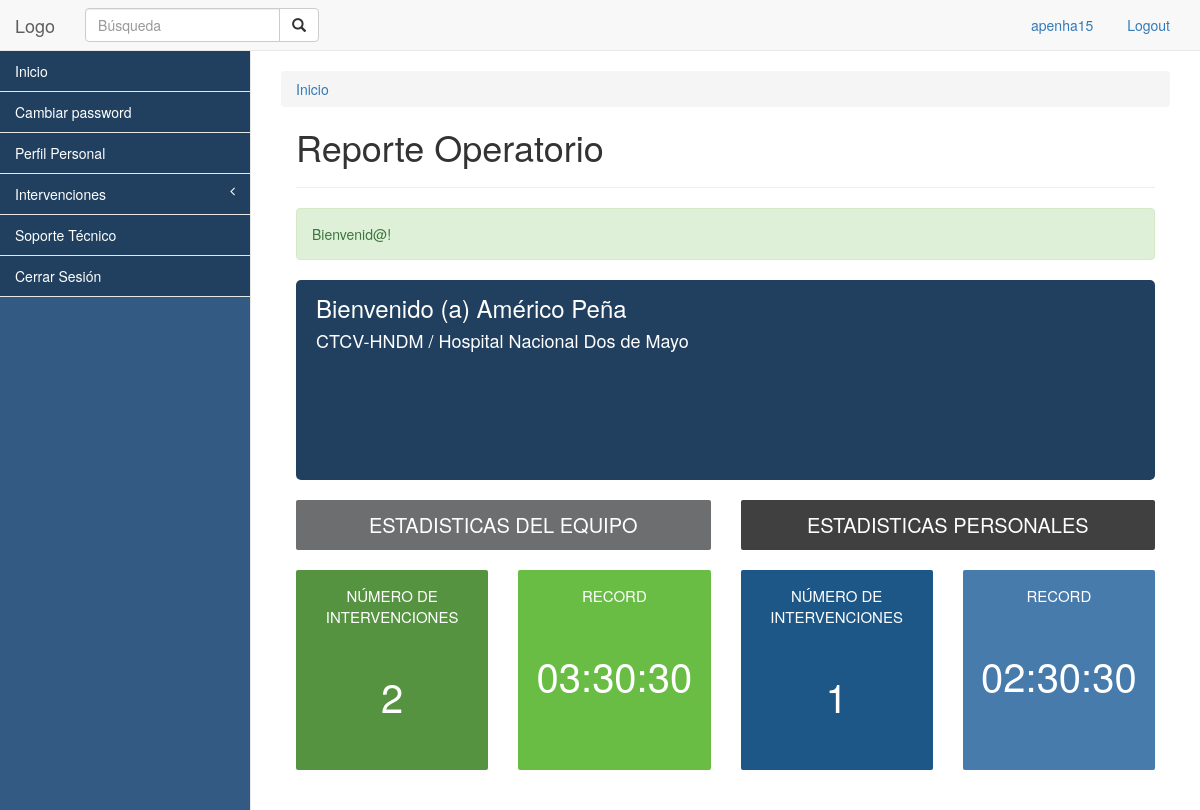
Page / (signed in) on the committed database.
### tables this page shows
CREATE TABLE IF NOT EXISTS `equipo` (
  `id` int(11) NOT NULL AUTO_INCREMENT,
  `institucion` varchar(200) NOT NULL,
  `departamento` varchar(200) NOT NULL,
  `especialidades` text NOT NULL,
  `nombres_abreviado` varchar(20) NOT NULL,
  `pais` varchar(200) NOT NULL,
  `ciudad` varchar(200) NOT NULL,
  `plan_id` int(11) NOT NULL,
  `usuario_id` int(11) NOT NULL,
  `creado` timestamp NOT NULL DEFAULT CURRENT_TIMESTAMP,
  `pausa` tinyint(1) DEFAULT NULL,
  PRIMARY KEY (`id`)
);

### core/kumbia/bootstrap.php (called while the page is built, shortened)
<?php
require CORE_PATH . 'kumbia/util.php';
require CORE_PATH . 'kumbia/config.php';
function auto($class)
{
    if ($class == 'ActiveRecord') {
        return include APP_PATH . 'libs/active_record.php';
    }
    if ($class == 'Load') {
        return include CORE_PATH . 'kumbia/load.php';
    }
}
require APP_PATH . 'libs/app_controller.php';
try {
    View::render(Router::execute($url), $url);
} catch (KumbiaException $e) {
    KumbiaException::handle_exception($e);
}
exit();

### public_html/index.php (called while the page is built, shortened)
<?php
$url = isset($_GET['_url']) ? $_GET['_url'] : '/';
require CORE_PATH . 'kumbia/bootstrap.php';

### core/kumbia/config.php (called while the page is built, shortened)
<?php
final class Config
{
    protected static $_vars = array();
    public static function get($var)
    {
        $namespaces = explode('.', $var);
        switch (count($namespaces)) {
            case 3:
                if (isset(self::$_vars[$namespaces[0]][$namespaces[1]][$namespaces[2]])) {
                    return self::$_vars[$namespaces[0]][$namespaces[1]][$namespaces[2]];
                }
                break;
        }
        return NULL;
    }
    public static function & read($file, $force = FALSE)
    {
        self::$_vars[$file] = parse_ini_file(APP_PATH . "config/$file.ini", TRUE);
        return self::$_vars[$file];
    }
}

### core/libs/auth/auth.php (called while the page is built, shortened)
<?php
class Auth
{
    public static function get($var = null)
    {
        if ($var) {
            return $_SESSION['KUMBIA_AUTH_IDENTITY'][Config::get('config.application.namespace_auth')][$var];
        }
    }
}

### core/libs/db/adapters/mysqli.php (called while the page is built, shortened)
<?php
class DbMySQLi extends DbBase implements DbBaseInterface
{
    public $id_connection;
    public function connect($config)
    {
        $this->id_connection = new mysqli($config['host'], $config['username'], $config['password'], $config['name'], $config['port']);
        if (isset($config['charset'])) $this->id_connection->set_charset($config['charset']);
        return TRUE;
    }
    public function query($sql_query)
    {
        if ($result_query = mysqli_query($this->id_connection, $sql_query)) {
            return $result_query;
        } else {
            $this->last_result_query = false;
            throw new KumbiaException($this->error(" al ejecutar <em>\"$sql_query\"</em>"));
        }
    }
    public function fetch_array($result_query='', $opt=MYSQLI_BOTH)
    {
        return mysqli_fetch_array($result_query, $opt);
    }
    public function describe_table($table, $schema='')
    {
        if ($schema == '') {
            return $this->fetch_all("DESCRIBE `$table`");
        } else {
            return $this->fetch_all("DESCRIBE `$schema`.`$table`");
        }
    }
}

### core/libs/db/db_base.php (called while the page is built, shortened)
<?php
class DbBase
{
    public function in_query($sql)
    {
        $q = $this->query($sql);
        $results = array();
        if ($q) {
            while ($row = $this->fetch_array($q)) {
                $results[] = $row;
            }
        }
        return $results;
    }
    public function fetch_all($sql)
    {
        return $this->in_query($sql);
    }
}

### core/libs/kumbia_active_record/kumbia_active_record.php (called while the page is built, shortened)
<?php
require CORE_PATH . 'libs/db/db.php';
class KumbiaActiveRecord
{
    protected $db;
    protected $database;
    protected $schema;
    protected $source;
    protected $fields = array();
    protected $debug = false;
    protected $logger = false;
    protected $_dumped = false;
    protected static $models = array();
    function __construct($data=null)
    {
        $this->_connect();
    }
    protected function _model_name()
    {
        if (!$this->source) {
            $this->source = Util::smallcase(get_class($this));
        }
    }
    public function is_dumped()
    {
        return $this->_dumped;
    }
    protected function _connect($new_connection = false)
    {
        if (!is_object($this->db) || $new_connection) {
            $this->db = Db::factory($this->database, $new_connection);
        }
        $this->db->debug = $this->debug;
        $this->db->logger = $this->logger;
        $this->dump();
    }
    protected function dump()
    {
        if ($this->source) {
            $this->source = str_replace(";", '', strtolower($this->source));
        } else {
            $this->_model_name();
            if (!$this->source) {
                return false;
            }
        }
        $table = $this->source;
        $schema = $this->schema;
        if (!count(self::get_meta_data($this->source))) {
            $this->_dumped = true;
            $this->_dump_info($table, $schema);
        } else {
            if (!$this->is_dumped()) {
                $this->_dumped = true;
                $this->_dump_info($table, $schema);
            }
        }
        return true;
    }
    protected function _dump_info($table, $schema = '')
    {
        if (!count(self::get_meta_data($table))) {
            $meta_data = $this->db->describe_table($table, $schema);
        }
        foreach (self::get_meta_data($table) as $field) {
            $this->fields[] = $field['Field'];
            $aliasAux = $field['Field'];
            if (substr($field['Field'], strlen($field['Field']) - 3, 3) == '_id') {
                $aliasAux = substr($field['Field'], 0, -3);
            }
        }
        return true;
    }
    public function find($what = '')
    {
        $what = Util::getParams(func_get_args());
        $select = "SELECT ";
        if (isset($what['columns'])) {
            $select.= $what['columns'] ? KumbiaActiveRecord::sql_sanitize($what['columns']) : join(",", $this->fields);
        } elseif (isset($what['distinct'])) {
            $select.= 'DISTINCT ';
            $select.= $what['distinct'] ? KumbiaActiveRecord::sql_sanitize($what['distinct']) : join(",", $this->fields);
        } else {
            $select.= join(",", $this->fields);
        }
        if ($this->schema) {
            $select.= " FROM {$this->schema}.{$this->source}";
        } else {
            $select.= " FROM {$this->source}";
        }
        $select.= $this->convert_params_to_sql($what);
        $results = array();
        $all_results = $this->db->in_query($select);
        foreach ($all_results AS $result) {
            $results[] = $this->dump_result($result);
        }
        if (isset($what[0]) && is_numeric($what[0])) {
            if (!isset($results[0])) {
                $this->count = 0;
                return false;
            } else {
                $this->dump_result_self($all_results[0]);
                $this->count = 1;
                return $results[0];
            }
        } else {
            return $results;
        }
    }
    public function convert_params_to_sql($what = '')
    {
        $select = '';
        if (is_array($what)) {
            if (isset($what['join'])) {
                $select.= " {$what['join']}";
            }
            if (isset($what['conditions'])) {
                $select.= " WHERE {$what['conditions']}";
            }
            if (isset($what['group'])) {
                $select.= " GROUP BY {$what['group']}";
            }
            $limit_args = array($select);
        }
        return $select;
    }
    public function dump_result($result)
    {
        $obj = clone $this;
        if (is_array($result)) {
            foreach ($result as $k => $r) {
                if (!is_numeric($k)) {
                    $obj->$k = stripslashes($r);
                }
            }
        }
        return $obj;
    }
    static function get_meta_data($table)
    {
        if (isset(self::$models[$table])) {
            return self::$models[$table];
        } elseif (PRODUCTION) {
            $metadata = Cache::driver()->get($table, 'kumbia.models');
            if ($metadata) {
                return self::$models[$table] = unserialize($metadata);
            }
        }
        return array();
    }
    static function set_meta_data($table, $meta_data)
    {
        self::$models[$table] = $meta_data;
        return true;
    }
    public static function sql_sanitize($sql_item)
    {
        $sql_item = trim($sql_item);
        return $sql_item;
    }
    public function __sleep()
    {
        $this->db = null;
        return array_keys(get_object_vars($this));
    }
}

### default/app/controllers/index_controller.php (called while the page is built, shortened)
<?php
class IndexController extends AppController{
	public function index() {
		$this->intervenciones_personales = Load::model("equipo")->intervencionesPersonales(Auth::get('id'));
		$this->grupos = Load::model('equipo')->find("columns: equipo.*",
													"join: inner join usuario_equipo on usuario_equipo.equipo_id = equipo.id",
													"conditions: usuario_equipo.usuario_id = '".Auth::get('id')."' ");
	}
}
 ?>

### core/kumbia/router.php (called while the page is built, shortened)
<?php
final class Router
{
    private static $_vars = array(
        'method' => NULL,
        'route' => NULL,
        'module' => NULL,
        'controller' => 'index',
        'action' => 'index',
        'parameters' => array(),
        'controller_path' => 'index'
    );
	public static function execute($url)
	{
        self::$_vars['route'] = $url;
        self::$_vars['method'] = $_SERVER['REQUEST_METHOD'];
		return self::_dispatch();
	}
    private static function _rewrite($url)
    {
        $url_items = explode('/', trim($url, '/'));
        self::$_vars['controller'] = current($url_items);
        self::$_vars['controller_path'] = (self::$_vars['module']) ? "$url_items[0]/$url_items[1]" : current($url_items);
        if (next($url_items) === false) return;
        self::$_vars['action'] = current($url_items);
        if (next($url_items) === false) return;
        self::$_vars['parameters'] = array_slice($url_items, key($url_items));
    }
    private static function _dispatch()
    {
        extract(self::$_vars, EXTR_OVERWRITE);
        $cont = new $app_controller($module, $controller, $action, $parameters);
		try {
			$reflectionMethod = new ReflectionMethod($cont, $cont->action_name);
		} catch (ReflectionException $e) {
			throw new KumbiaException(null, 'no_action');
		}
		try {
			$reflectionMethod->invokeArgs($cont, $cont->parameters);
		} catch (ReflectionException $e) {
			throw new KumbiaException(null, 'no_action');
		}
        $cont->k_callback();
        return $cont;
    }
}

### core/kumbia/util.php (called while the page is built, shortened)
<?php
class Util
{
    public static function camelcase($s, $lower=FALSE)
    {
        return str_replace(' ', '', ucwords(str_replace('_', ' ', $s)));
    }
    public static function smallcase($s)
    {
        return strtolower(preg_replace('/([A-Z])/', "_\\1", self::lcfirst($s)));
    }
    public static function getParams($params)
    {
        $data = array();
        foreach ($params as $p) {
            if (is_string($p)) {
                $match = explode(': ', $p, 2);
                if (isset($match[1])) {
                    $data[$match[0]] = $match[1];
                } else {
                    $data[] = $p;
                }
            } else {
                $data[] = $p;
            }
        }
        return $data;
    }
    public static function lcfirst($s)
    {
        $s[0] = strtolower($s[0]);
        return $s;
    }
}

### core/kumbia/load.php (called while the page is built, shortened)
<?php
class Load
{
    public static function model($model, $params = NULL)
    {
        $Model = Util::camelcase(basename($model));
        return new $Model($params);
    }
}

### core/libs/db/db.php (called while the page is built, shortened)
<?php
require_once dirname(__FILE__) . '/db_base.php';
class Db
{
    protected static $_connections = array();
    public static function factory($database = null, $new = false)
    {
        if (!$database) {
            $database = Config::get('config.application.database');
        }
        if (isset(self::$_connections[$database])) {
            return self::$_connections[$database];
        }
        return self::$_connections[$database] = self::connect($database);
    }
    private static function connect($database)
    {
        $databases = Config::read('databases');
        $config = $databases[$database];
        $default = array('port' => 0, 'dsn' => NULL, 'dbname' => NULL, 'host' => 'localhost', 'username' => NULL, 'password' => NULL);
        $config = $config + $default;
        return new $dbclass($config);
    }
}

### default/app/models/equipo.php (called while the page is built, shortened)
<?php
class Equipo extends ActiveRecord{
	public function intervencionesPersonales($usuario_id){
		$intervenciones_personales =Load::model('intervenciones')->find("conditions: usuario_id='$usuario_id' ");
		$intervenciones=count($intervenciones_personales);
		$record='';
		foreach ($intervenciones_personales as $key => $value) {
			if ($record != '') {
				$form = unserialize($value->formulario);
				$record = Util::sumarHoras($record,$form['tiempo']);
			}else{
				$form = unserialize($value->formulario);
				$record = $form['tiempo'];
			}
		}
		return array($intervenciones,$record);
	}
}
 ?>

### default/app/views/index/index.phtml (the view, shortened to what this page needs)
<div id="capa_bienvenida">
	<div id="titulo">
		<h3>Bienvenido (a) <?php echo ucfirst(Auth::get('nombres'))." ".ucfirst(Auth::get('apellidos')) ?></h3>
		<h4>
			<?php foreach ($grupos as $key => $value): ?>
				<?php echo $value->nombres_abreviado ?> / <?php echo $value->institucion ?> <br>
			<?php endforeach ?>
		</h4>
	</div>
</div>
<div class="row">
  <div class="col-md-6">
  	<div class="estadisticas estadisticas_equipo">
		<span>ESTADISTICAS DEL EQUIPO</span>
  	</div>
  </div>
  <div class="col-md-6">
  	<div class="estadisticas estadisticas_personales">
		<span>ESTADISTICAS PERSONALES</span>
  	</div>
  </div>
</div>
<div class="row capas_numeros">
  <div class="col-md-3">
  	<div class="numeros intervenciones">
		<div class="titulo">
			NÚMERO DE INTERVENCIONES
		</div>
		<div class="numerillos"><?php echo $intervenciones_por_equipo[0] ?></div>
  	</div>
  </div>
  <div class="col-md-3">
  	<div class="numeros record">
		<div class="titulo">
			RECORD
		</div>
		<div class="numerillos"><?php echo $intervenciones_por_equipo[1] ?></div>
  	</div>
  </div>
  <div class="col-md-3">
  	<div class="numeros intervenciones2">
		<div class="titulo">
			NÚMERO DE INTERVENCIONES
		</div>
		<div class="numerillos"><?php echo $intervenciones_personales[0] ?></div>
  	</div>
  </div>
  <div class="col-md-3">
  	<div class="numeros record2">
		<div class="titulo">
			RECORD
		</div>
		<div class="numerillos"><?php echo $intervenciones_personales[1] ?></div>
  	</div>
  </div>
</div>

### default/app/views/index/index.phtml (style rules this page uses)
#capa_bienvenida { position: relative; background-color: #21405f; width: 100%; height:200px; border-radius: 5px; }
#capa_bienvenida #titulo { padding-top:5px; position: relative; margin-left:20px; }
#capa_bienvenida #titulo h3 { position: relative; margin-top: 10px; color:white; }
#capa_bienvenida #titulo h4 { color: white; }
.estadisticas { border-radius: 2px; margin-top:20px; text-align: center; height:50px; color:white; font-size: 20px; line-height: 50px; }
.estadisticas_equipo { background-color: #6d6e70; }
.estadisticas_personales { background-color: #404041; }
.capas_numeros { margin-top:20px; margin-bottom:20px; }
.numeros { position: relative; padding:15px; height:200px; margin-bottom:20px; border-radius: 2px; }
.numeros .titulo { text-align: center; color:white; font-size: 15px; }
.intervenciones { background-color: #569341; }
.record { background-color: #69bd45; }
.intervenciones2 { background-color: #1c5787; }
.record2 { background-color: #467bac; }
.numeros .numerillos { position: relative; margin-top: 50px; font-size: 40px; color: white; bottom: 10px; text-align: center; }

### rows in the picture
equipo: nombres_abreviado "CTCV-HNDM", institucion "Hospital Nacional Dos de Mayo"

### other values in the picture
$text "Logo Logout Inicio Cambiar password Perfil Personal"
Auth::get("usuario") "apenha15"
$crumb['title'] "Inicio"
$titulo "Reporte Operatorio"
$_SESSION['KUMBIA.CONTENT'] "Bienvenid@!"
Auth::get('nombres') "Américo"
Auth::get('apellidos') "Peña"
$intervenciones_por_equipo[0] "2"
$intervenciones_por_equipo[1] "03:30:30"
$intervenciones_personales[0] "1"
$intervenciones_personales[1] "02:30:30"
